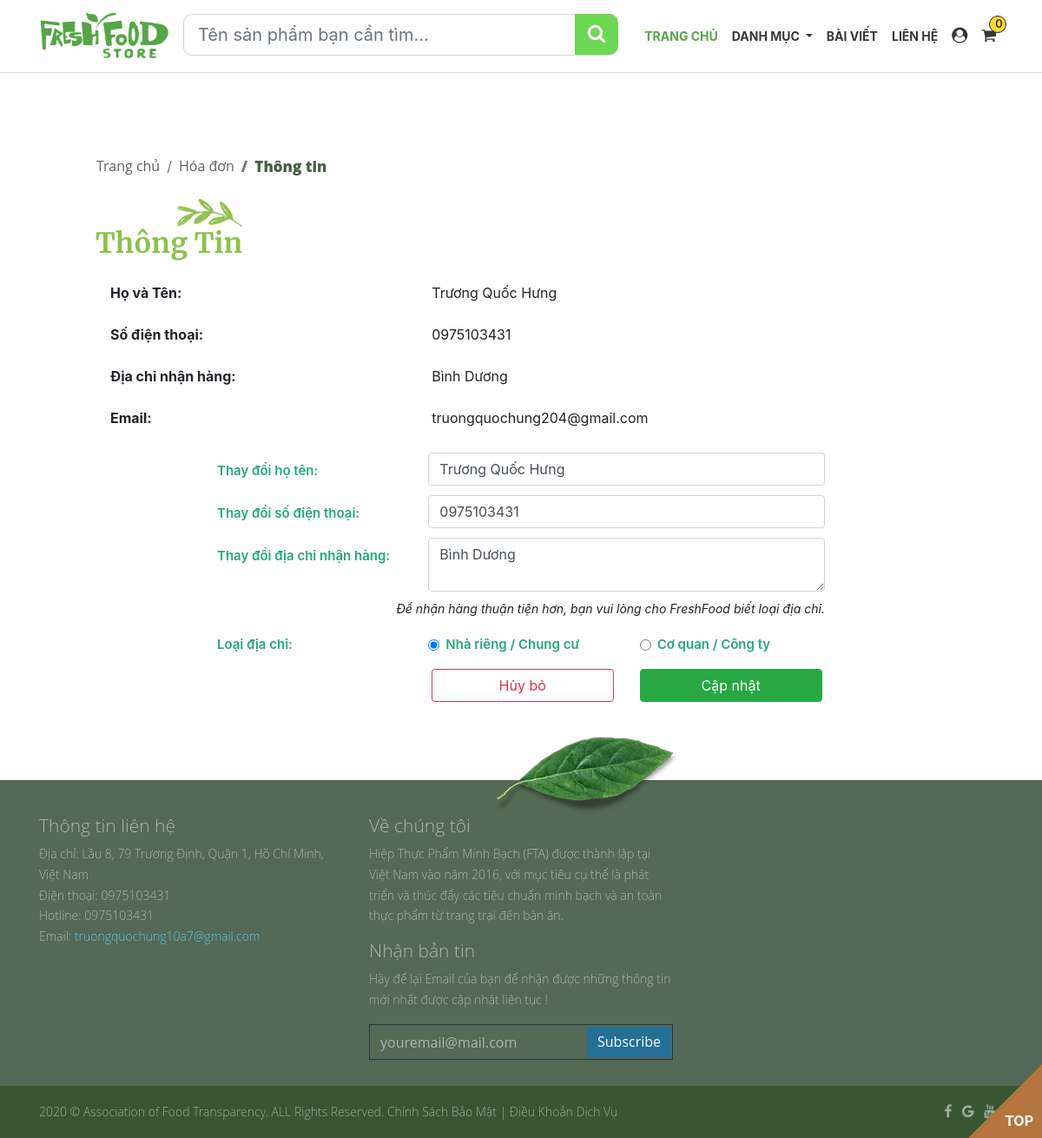
The page /personal.php (signed in) on the database its author committed.
### tables this page shows
CREATE TABLE `tbl_customer` (
  `id` int(11) NOT NULL,
  `name` varchar(200) NOT NULL,
  `address` varchar(200) NOT NULL,
  `phone` varchar(30) NOT NULL,
  `email` varchar(50) NOT NULL,
  `password` varchar(200) NOT NULL
);

### lib/database.php (called while the page is built, shortened)
<?php
Class Database{
   public $host   = DB_HOST;
   public $user   = DB_USER;
   public $pass   = DB_PASS;
   public $dbname = DB_NAME;
   public $link;
private function connectDB(){
   $this->link = new mysqli($this->host, $this->user, $this->pass,
    $this->dbname);
 }
public function select($query){
  $result = $this->link->query($query) or
   die($this->link->error.__LINE__);
  if($result->num_rows > 0){
    return $result;
  } else {
    return false;
  }
 }
}

### lib/session.php (called while the page is built, shortened)
<?php
class Session{
 public static function get($key){
    if (isset($_SESSION[$key])) {
     return $_SESSION[$key];
    } else {
     return false;
    }
 }
 }
 ?>

### admin/classes/customer.php (called while the page is built, shortened)
<?php
include_once $_SERVER['DOCUMENT_ROOT'].'/freshfoodstore/lib/database.php';
?>
<?php
 class customer
{
    private $db;
    public function __construct()
    {
        $this->db = new Database();
    }
    public function show_customer($id){
        $query = "SELECT * FROM tbl_customer WHERE id='$id' LIMIT 1";
        $result = $this->db->select($query);
        return $result;
    }
    }
?>

### personal.php (the view, shortened to what this page needs)
<!DOCTYPE html>
<html>
<head>
    <?php
    include_once 'include/css.php'
    ?>
</head>
<body style="background-color: #fff">
    <?php
    include_once 'include/header.php'
    ?>
    <main>
        <div id="content" class="list-product container">
            <nav aria-label="breadcrumb">
                <ol class="breadcrumb">
                    <li class="breadcrumb-item"><a href="index.html">Trang chủ</a></li>
                    <li class="breadcrumb-item"><a href="bill.html">Hóa đơn</a></li>
                    <li class="breadcrumb-item active" aria-current="page">Thông tin</li>
                </ol>
            </nav>
            <div class="the-title">
                <h2>
                    Thông tin
                </h2>
                <img class="img-fluid" src="images/hinh-anh-trang-chu/logo-leaf.png" />
            </div>
            <?php
            $id = Session::get('customer_id');
             $get_customer = $cs->show_customer($id);
              if($get_customer){
              while($result = $get_customer->fetch_assoc()){
              ?>
            <form action="" method="POST">
                <div style="margin: -45px 70px 0 70px;">
                    <table class="table table-borderless">
                        <tr>
                            <th scope="row">Họ và Tên: </th>
                            <td><?php echo $result['name']?></td>
                        </tr>
                        <tr>
                            <th scope="row">Số điện thoại: </th>
                            <td><?php echo $result['phone']?></td>
                        </tr>
                        <tr>
                            <th scope="row">Địa chỉ nhận hàng: </th>
                            <td><?php echo $result['address']?></td>
                        </tr>
                        <tr>
                            <th scope="row">Email: </th>
                            <td><?php echo $result['email']?></td>
                        </tr>
                    </table>
                    <div class="personal-import">
                        <form class="form-group" action="#" method="post">
                            <div class="row">
                                <div class="col-4">
                                    <label class="control-label">
                                        Thay đổi họ tên:
                                    </label>
                                </div>
                                <div class="col-8">
                                    <input class="form-control" name="name" type="text" value="<?php echo $result['name']?>">
                                </div>
                            </div>
                            <div class="row">
                                <div class="col-4">
                                    <label class="control-label">
                                        Thay đổi số điện thoại:
                                    </label>
                                </div>
                                <div class="col-8">
                                    <input class="form-control" name="phone" type="tel" value="<?php echo $result['phone']?>">
                                </div>
                            </div>
                            <div class="row">
                                <div class="col-4">
                                    <label class="control-label">
                                        Thay đổi địa chỉ nhận hàng:
                                    </label>
                                </div>
                                <div class="col-8">
                                    <textarea class="form-control" name="address" type="text"><?php echo $result['address']?></textarea>
                                </div>
                            </div>
                            <div class="row">
                                <div class="col-12">
                                    <i class="pull-right">
                                        Để nhận hàng thuận tiện hơn, bạn vui lòng cho FreshFood biết loại địa chỉ.
                                    </i>
                                </div>
                            </div>
                            <div class="row">
                                <div class="col-4">
                                    <label class="control-label">
                                        Loại địa chỉ:
                                    </label>
                                </div>
                                <div class="col-4 form-check">
                                    <input class="form-check-input check-box" type="radio" name="addressType"
                                        id="gridRadios1" value="option1" checked>
                                    <label class="form-check-label" for="gridRadios1">
                                        Nhà riêng / Chung cư
                                    </label>
                                </div>
                                <div class="col-4 form-check">
                                    <input class="form-check-input check-box" type="radio" name="addressType"
                                        id="gridRadios2" value="option2">
                                    <label class="form-check-label" for="gridRadios2">
                                        Cơ quan / Công ty
                                    </label>
                                </div>
                            </div>
                            <div class="row">
                                <div class="col-8">
                                    <div class="pull-right"><a href="bill.html" class="btn btn-outline-danger">Hủy
                                            bỏ</a>
                                    </div>
                                </div>
                                <div class="col-4">
                                    <button type="submit" name="save" class="btn btn-success">Cập nhật</button>
                                </div>
                            </div>
                        </form>
                    </div>
                </div>
            </form>
            <?php
                }
            }
            ?>
        </div>
    </main>
    <?php
    include 'include/footer.php'
    ?>
    <a href="javascript:void(0);" class="back-to-top" style="display: block;"><span>Top</span></a>
</body>
</html>

### rows shown on the page
tbl_customer: name "Trương Quốc Hưng", phone "0975103431", address "Bình Dương", email "truongquochung204@gmail.com"
